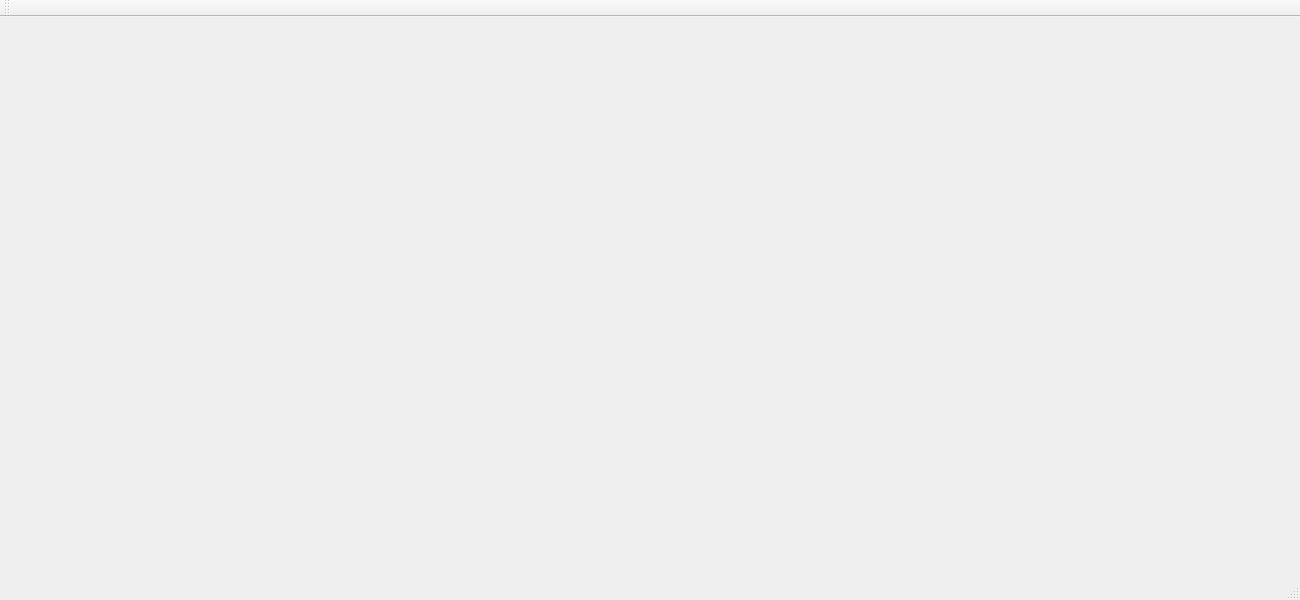
<?xml version="1.0" encoding="UTF-8"?>
<ui version="4.0">
 <class>MainWindow</class>
 <widget class="QMainWindow" name="MainWindow">
  <property name="geometry">
   <rect>
    <x>0</x>
    <y>0</y>
    <width>1300</width>
    <height>600</height>
   </rect>
  </property>
  <property name="windowTitle">
   <string>MainWindow</string>
  </property>
  <widget class="QWidget" name="centralWidget"/>
  <widget class="QMenuBar" name="menuBar">
   <property name="geometry">
    <rect>
     <x>0</x>
     <y>0</y>
     <width>1300</width>
     <height>21</height>
    </rect>
   </property>
  </widget>
  <widget class="QToolBar" name="mainToolBar">
   <attribute name="toolBarArea">
    <enum>TopToolBarArea</enum>
   </attribute>
   <attribute name="toolBarBreak">
    <bool>false</bool>
   </attribute>
  </widget>
  <widget class="QStatusBar" name="statusBar"/>
 </widget>
 <layoutdefault spacing="6" margin="11"/>
 <resources/>
 <connections/>
</ui>
